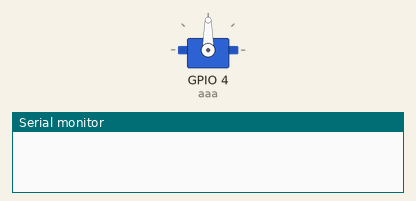
A sketch run on a simulated ESP32. On the bench: servo, the last lines printed to the serial monitor.

Above: at 0.05 s.
At 19.95 s:
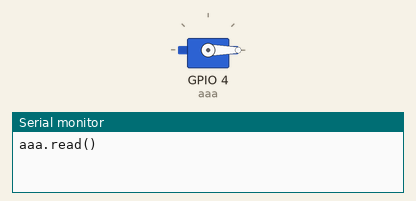
Timing chart, 0 to 26.0 s (numbered marks = the images above):
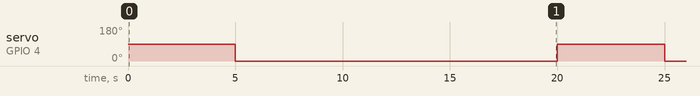

The sketch:

ServoMoteur.ino
```cpp
#include <ESP32Servo.h>

Servo aaa;
int a,b;
const int ledR=5;
const int ledJ=6;

void setup() {
  aaa.attach(4);//3,5,6,9,10 ou 11 car elles peuvent écrire en analogique
  Serial.begin(115200);
}

void loop() {

  aaa.write(90);
  delay(5000);
  aaa.write(0);
  delay(5000);
  Serial.write("aaa.read()\n");
  delay(10000);
  /*
    digitalWrite(ledJ,LOW);
    digitalWrite(ledR,HIGH);
  for(int i=0; i<a; i+=2){
    aaa.write(i);
    delay(20);
  }
  delay(100);*/
}
```

Measured:
- by itself, servo on GPIO 4 (aaa): alternates 90° for 5.0 s and 0° for 15.0 s
